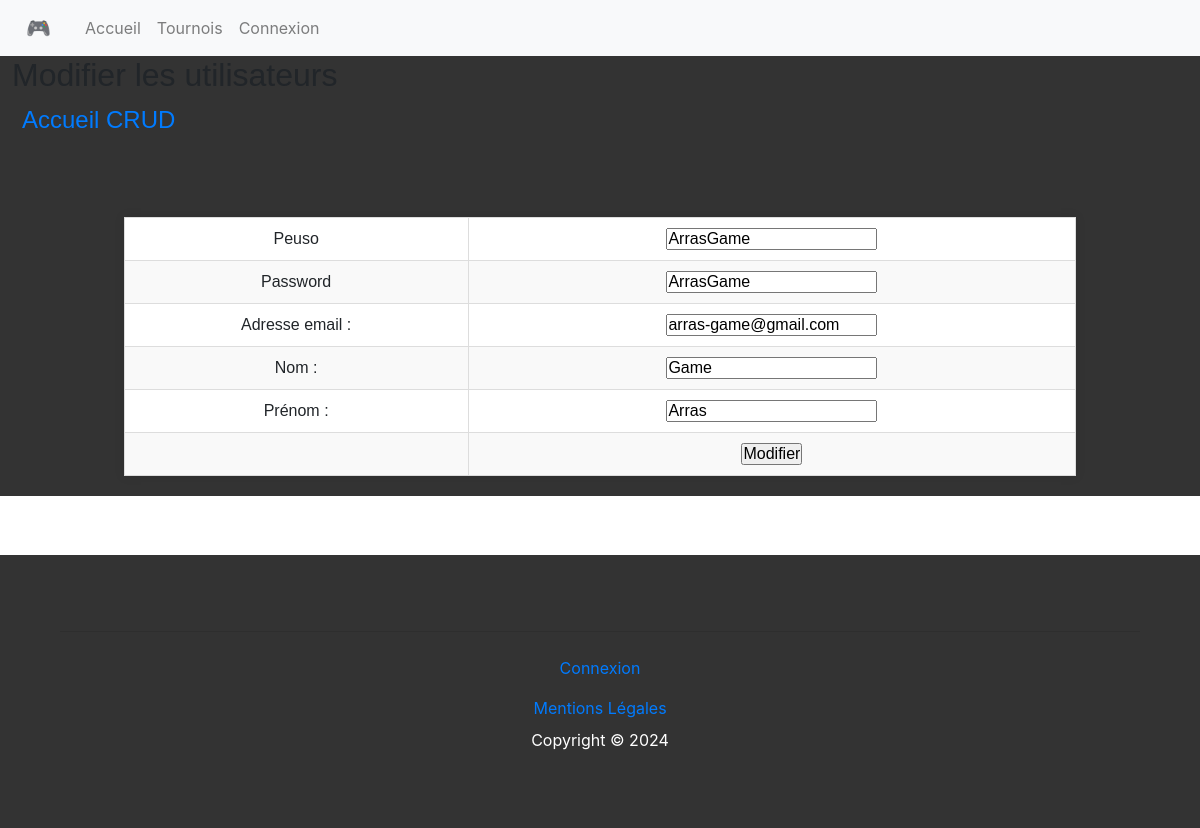
Screenshot of /AP/edit.php?id=2 with the database file from the repository.
### tables this page shows
CREATE TABLE `users` (
  `id` int(11) NOT NULL,
  `nom` varchar(100) NOT NULL,
  `prenom` varchar(100) NOT NULL,
  `mail` varchar(150) NOT NULL,
  `pseudo` varchar(20) NOT NULL,
  `password` varchar(256) NOT NULL,
  `idrole` int(11) DEFAULT 1
);

### AP/edit.php (the view, shortened to what this page needs)
<?php
require_once("db_connect.php");
$id = $_GET['id'];
$stmt = $pdo->prepare("SELECT * FROM users WHERE id = $id");
$stmt->execute();
$resultData = $stmt->fetch(PDO::FETCH_ASSOC);
$pseudo = $resultData['pseudo'];
$password = $resultData['password'];
$mail = $resultData['mail'];
$nom = $resultData['nom'];
$prenom = $resultData ['prenom'];
?>
<html>
<head>
    <link rel="stylesheet" href="style.css">
    <link rel="stylesheet" href="https://stackpath.bootstrapcdn.com/bootstrap/4.3.1/css/bootstrap.min.css">
</head>
<body>
	<?php include('header.php') ?>
	<main>
    	<h2>Modifier les utilisateurs</h2>
    	<p>
	    	<a href="crud.php">Accueil CRUD</a>
    	</p>
		<form name="edit" method="post" action="editAction.php">
			<table border="0">
				<tr>
					<td>Peuso</td>
					<td><input type="text" name="pseudo" value="<?php echo $pseudo; ?>"></td>
				</tr>
				<tr>
					<td>Password</td>
					<td><input type="text" name="password" value="<?php echo $password; ?>"></td>
				</tr>
				<tr>
					<td>Adresse email :</td>
					<td><input type="text" name = "mail" value = "<?php echo $mail;?>"></td>
				</tr>
				<tr>
					<td>Nom :</td>
					<td><input type = "text" name="nom" value = "<?php echo $nom;?>"></td>
				</tr>
				<tr>
					<td>Prénom :</td>
					<td><input type = "text" name="prenom" value = "<?php echo $prenom;?>"></td>
				</tr>
				<tr>
					<td><input type="hidden" name="id" value=<?php echo $id; ?>></td>
					<td><input type="submit" name="update" value="Modifier"></td>
				</tr>
			</table>
		</form>
	</main>
	<?php include('footer.php') ?>
</body>
</html>

### AP/style.css (style rules this page uses)
* { margin: 0; padding: 0; box-sizing: border-box; }
body { background-color: hsl(328, 100%, 50%); }
main { font-family: Arial, sans-serif; font-size: 150%; text-align: justify; display: flex; padding-left:1%; padding-right : 1%; background-color: #333; }
table { width: 90%; margin: 20px auto; border-collapse: collapse; background-color: #fff; box-shadow: 0 0 10px rgba(0,0,0,0.1); }
th, td { padding:10px; text-align:center; border:1px solid #ddd; }
tr:nth-child(even) { background-color:#f9f9f9; }
a { text-decoration : none; color : #007bff; padding:5px 10px; border-radius:5px; }
form { justify-content : center; text-align : center; display: flex; flex-direction: column; align-items: center; margin: 5%; }

### rows the page displays
users: pseudo "ArrasGame", password "ArrasGame", mail "arras-game@gmail.com", nom "Game", prenom "Arras"
